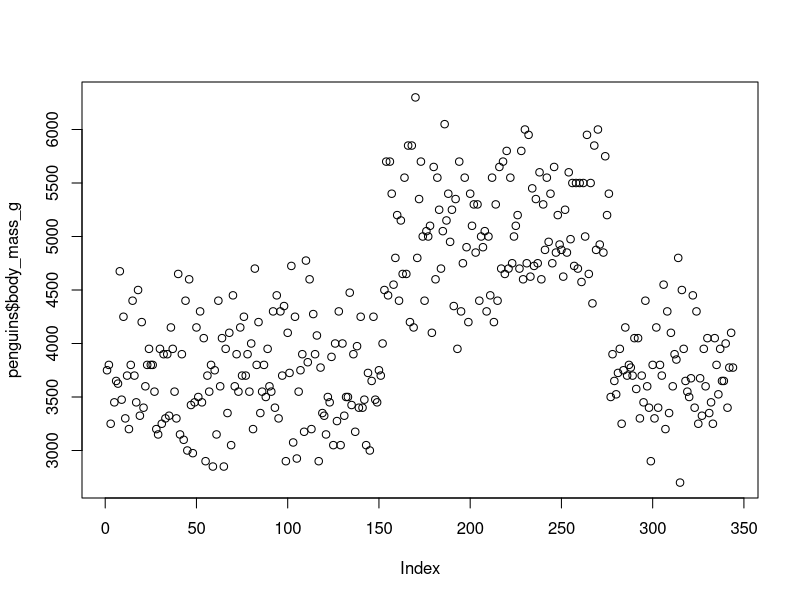
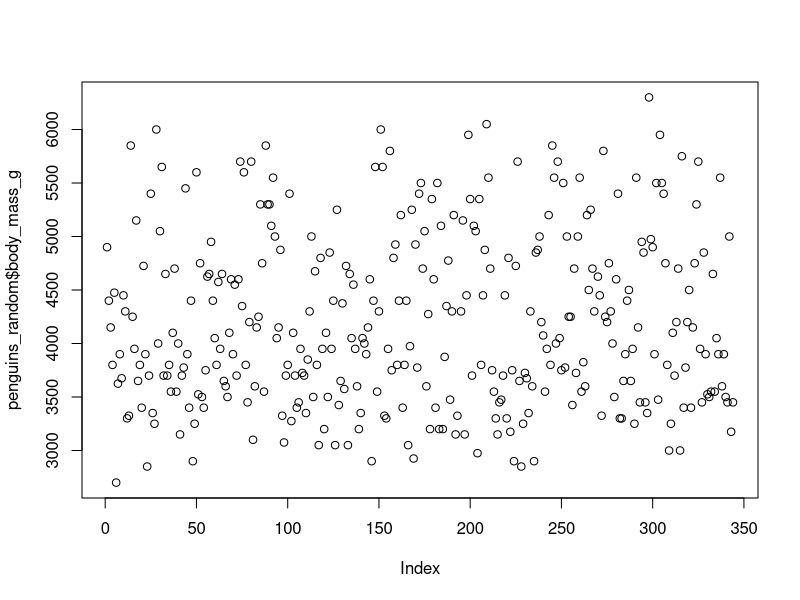
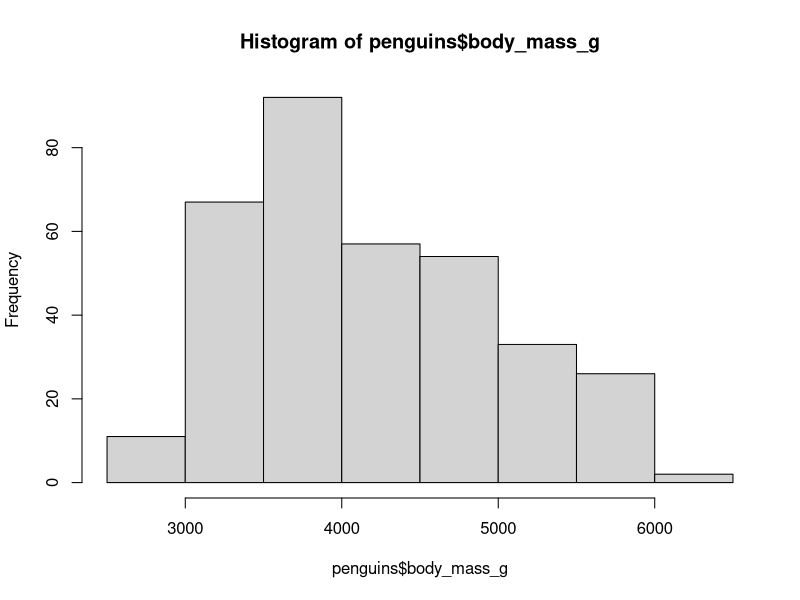
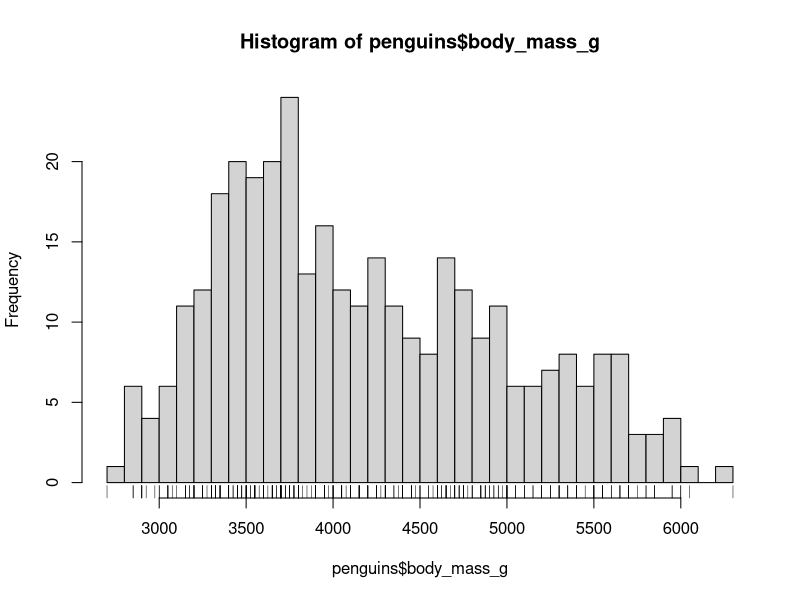
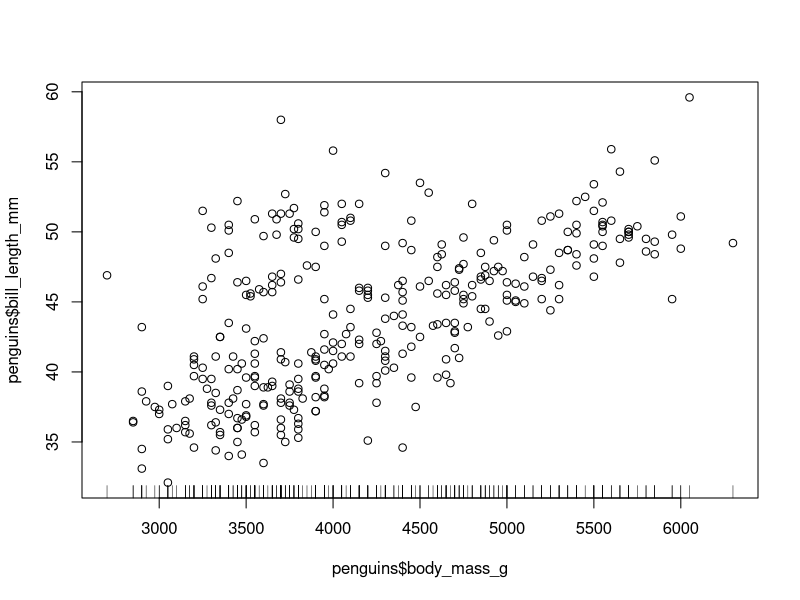
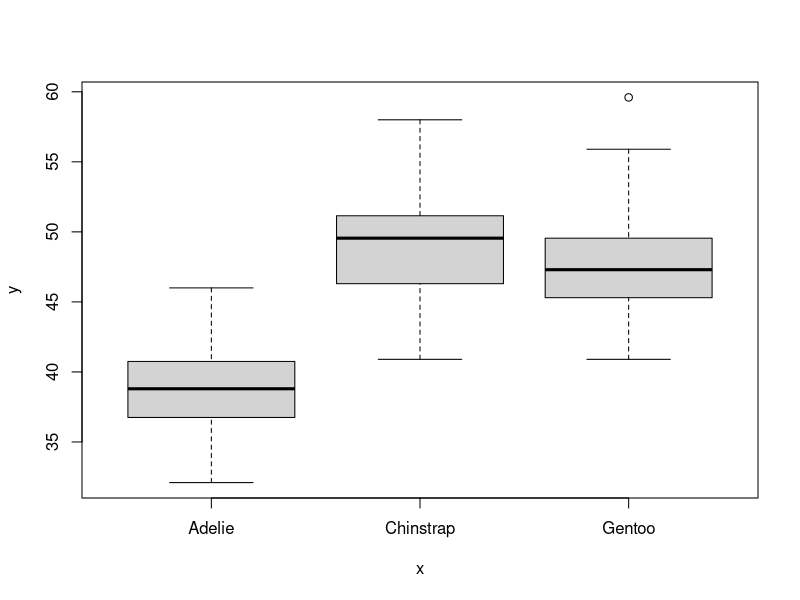
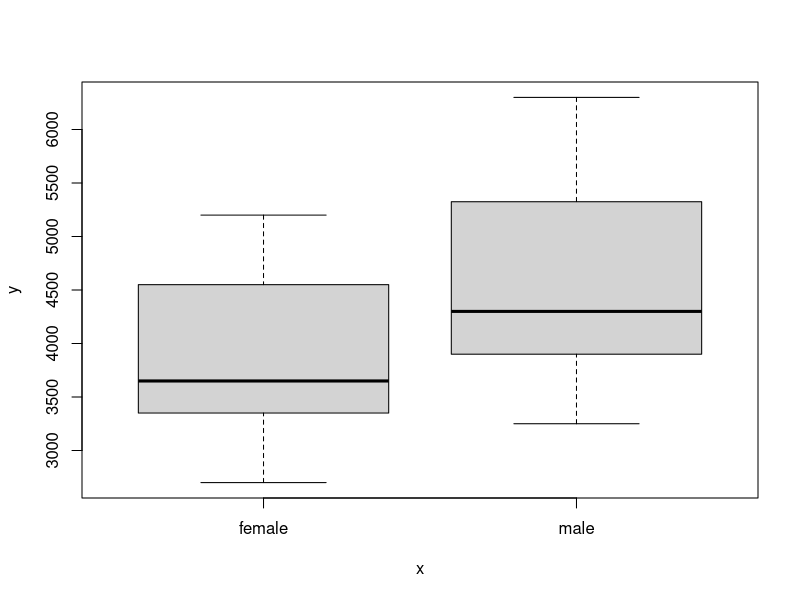
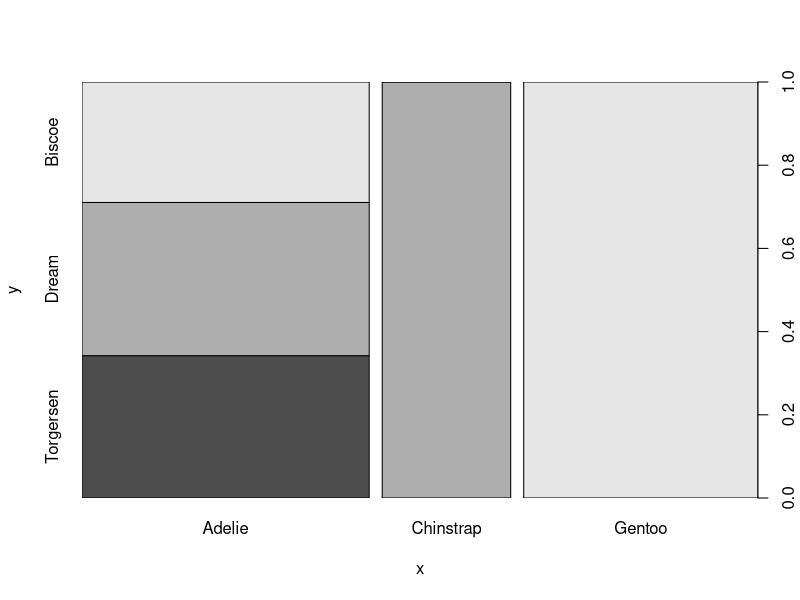

Generate these figures, in order, with R:
## 5. Data udforskning og visualisering 

# Gennemgang af lektion 4 øvelser

# Deskriptiv statistik

penguins <- palmerpenguins::penguins

summary(penguins)

mean(penguins$bill_length_mm, na.rm = TRUE)

median(penguins$bill_length_mm, na.rm = TRUE)

unique(penguins$species)

max(penguins$bill_length_mm, na.rm = TRUE)

min(penguins$bill_length_mm, na.rm = TRUE)

class(penguins$bill_length_mm)

str(penguins$bill_length_mm)

str(penguins)




### Visualisering i R basic
plot(penguins$body_mass_g) # x axis baseres på rækkefølgen (index)
View(penguins)


# randomisering

runif(20, 0, 20) # random uniform

sample(c(1:20), size = 10)
sample(c(1:20), size = 25, replace = T)


# for at randomisere index
sample(length(penguins$species)) 
penguins_random <- penguins[sample(length(penguins$species)),]

plot(penguins_random$body_mass_g)

### histogram
hist(penguins$body_mass_g)

hist(penguins$body_mass_g,breaks = 50)
rug(penguins$body_mass_g)

### scatterplot
plot(penguins$body_mass_g, penguins$bill_length_mm)
rug(penguins$body_mass_g)

### Boxplot
plot(penguins$species, penguins$bill_length_mm)

plot(penguins$sex, penguins$body_mass_g)

### barplot
plot(penguins$species, penguins$island)


### scatterplot 
datasets::women

plot(datasets::women$height, datasets::women$weight)

plot(datasets::women)

plot(datasets::women$height, datasets::women$weight, 
     type = "b", main = "Kvinders højde vs vægt", 
     xlab = "Vægt", ylab = "Højde", xlim = c(50,75))



# Install package ggplot2
install.packages("ggplot2")
library(ggplot2)

# clean dataset
penguins_clean <- na.omit(penguins)

# boxplot
ggplot(data = penguins_clean, 
       mapping = aes(sex, body_mass_g)) +
  geom_boxplot()

# scatter of sex vs mass + jitter
ggplot(data = penguins_clean, 
       mapping = aes(sex, body_mass_g)) +
  geom_point() # + geom_jitter()

# simple scatterplot
ggplot(penguins_clean, 
       aes(body_mass_g, bill_length_mm)) +
  geom_point()

# scatterplot with title and rug
ggplot(penguins_clean, 
       aes(body_mass_g, bill_length_mm)) +
  geom_point() +
  labs(title = "Penguin Mass vs Bill Length - grouped in species",
       x = "Mass", y = "Bill Length") +
  geom_rug()

# scatterplot with species as color
ggplot(penguins_clean, 
       aes(body_mass_g, bill_length_mm)) +
  geom_point(aes(color=species))





# Øvelser
# Basic plotting

# SCatterplot

# Histogram


# GGplot2

# 
